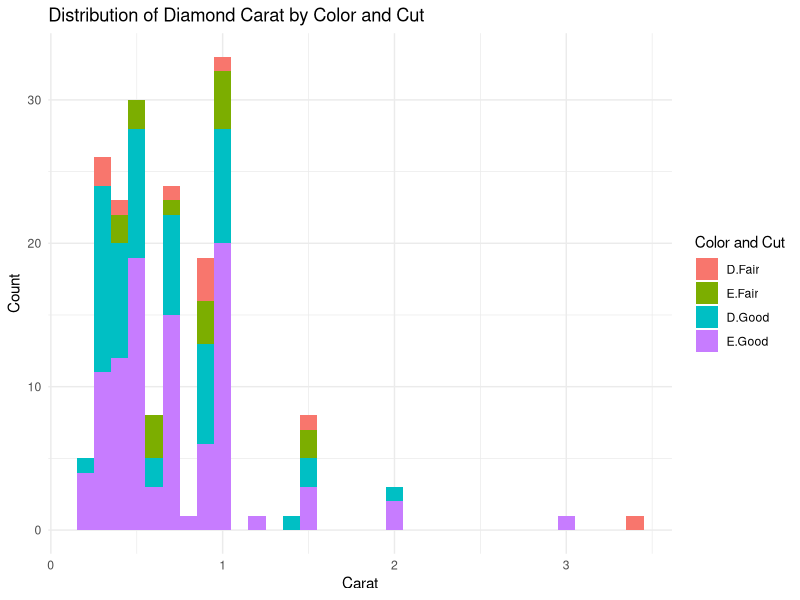
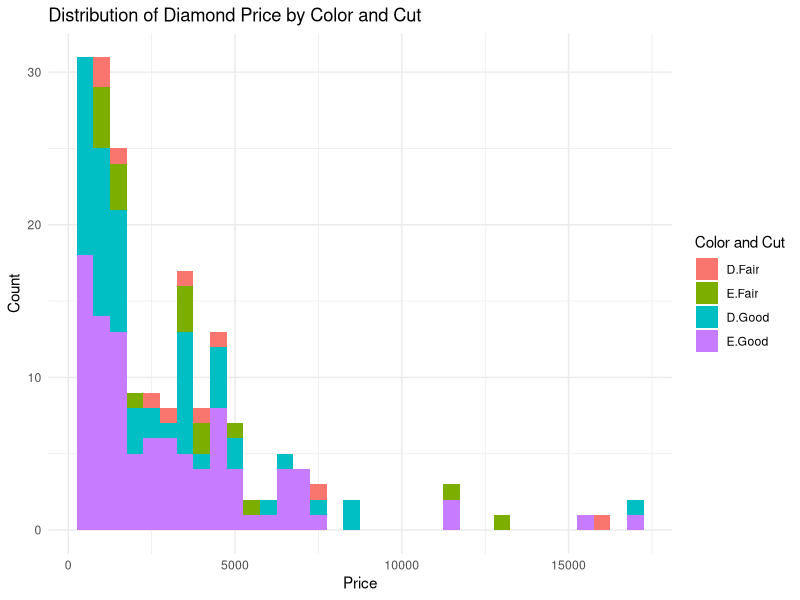

R code for these plots, in order:
library(ggplot2)

# Загрузка данных
diamond <- read.csv(file = "rand5.csv", header = TRUE, sep = ",")
# Вывод размерности до очистки
cat("Размерность до чистки:", dim(diamond), "\n")

# Удаление пропусков
diamond <- na.omit(diamond)

# Вывод размерности после очистки
cat("Размерность после чистки:", dim(diamond), "\n")
head(diamond)

# Вывод уникальных значений столбца color
unique(diamond$color)

# Пересылаем два последних(два самых ходших значения в толбце color)
worst_colors <- sort(unique(diamonds$color))[1:2]


# Вывод уникальных значений столбца cut
unique(diamond$cut)

# Пересылаем два последних(два самых ходших значения в толбце cut)
worst_cuts <- sort(unique(diamonds$cut))[1:2]


# Создаем subset под нужные требования
subset <- diamond[(diamond$cut %in% worst_cuts) & (diamond$color %in% worst_colors), ]

# Считаем все данные указзынные в задании
summary <- data.frame(
  Mean_price = mean(subset$price),
  Var_price = var(subset$price),
  Mean_weight = mean(subset$carat),
  Var_weight = var(subset$carat)
)
summary

# Рисуем графики
ggplot(subset, aes(x = carat, fill = interaction(color, cut))) +
  geom_histogram(binwidth = 0.1, position = "stack") +
  labs(title = "Distribution of Diamond Carat by Color and Cut",
       x = "Carat",
       y = "Count") +
  scale_fill_discrete(name = "Color and Cut") +
  theme_minimal()


ggplot(subset, aes(x = price, fill = interaction(color, cut))) +
  geom_histogram(binwidth = 500, position = "stack") +
  labs(title = "Distribution of Diamond Price by Color and Cut",
       x = "Price",
       y = "Count") +
  scale_fill_discrete(name = "Color and Cut") +
  theme_minimal()

